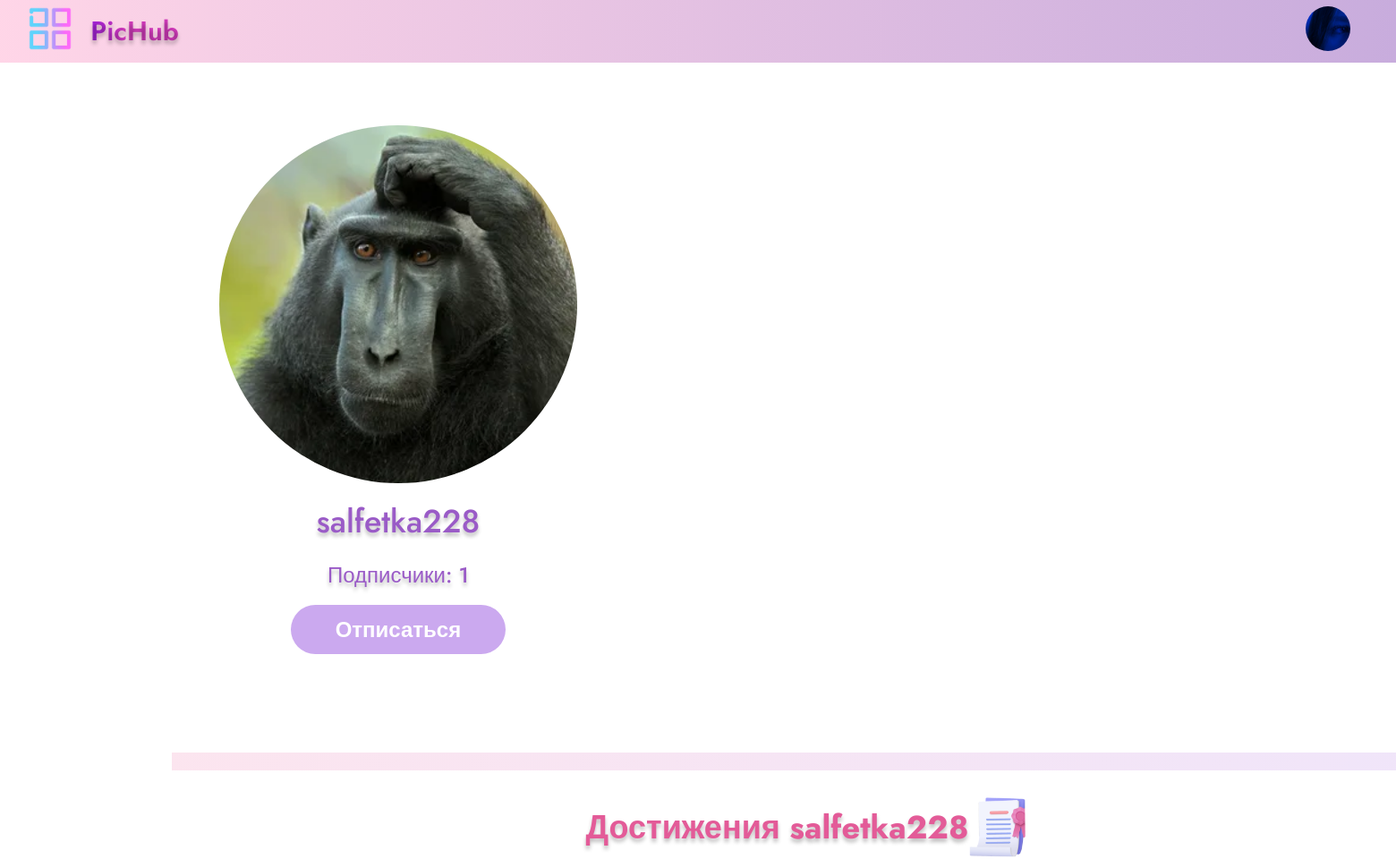
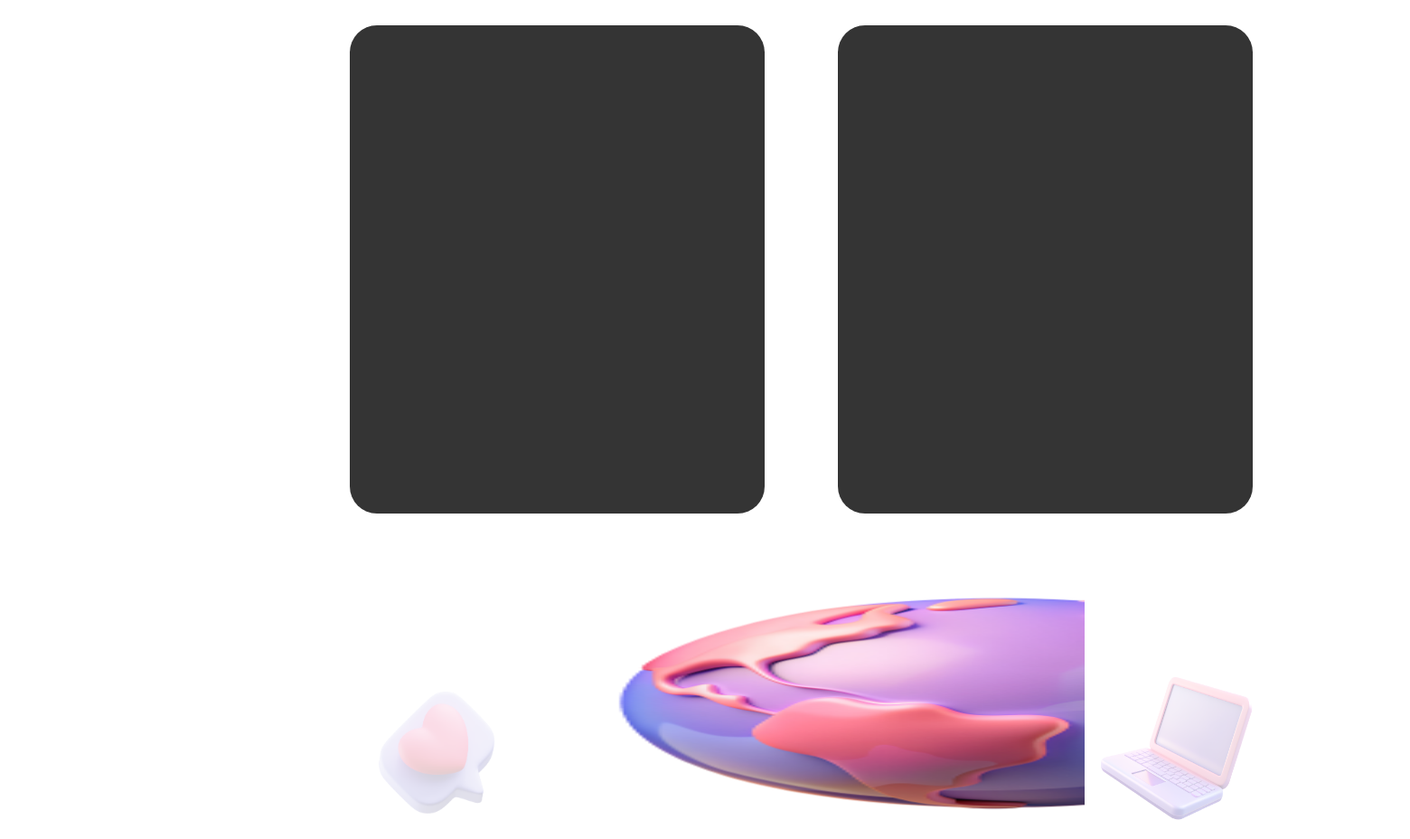
Before: /salfetka228 (signed in) with the older database file (2 pictures, top to bottom).
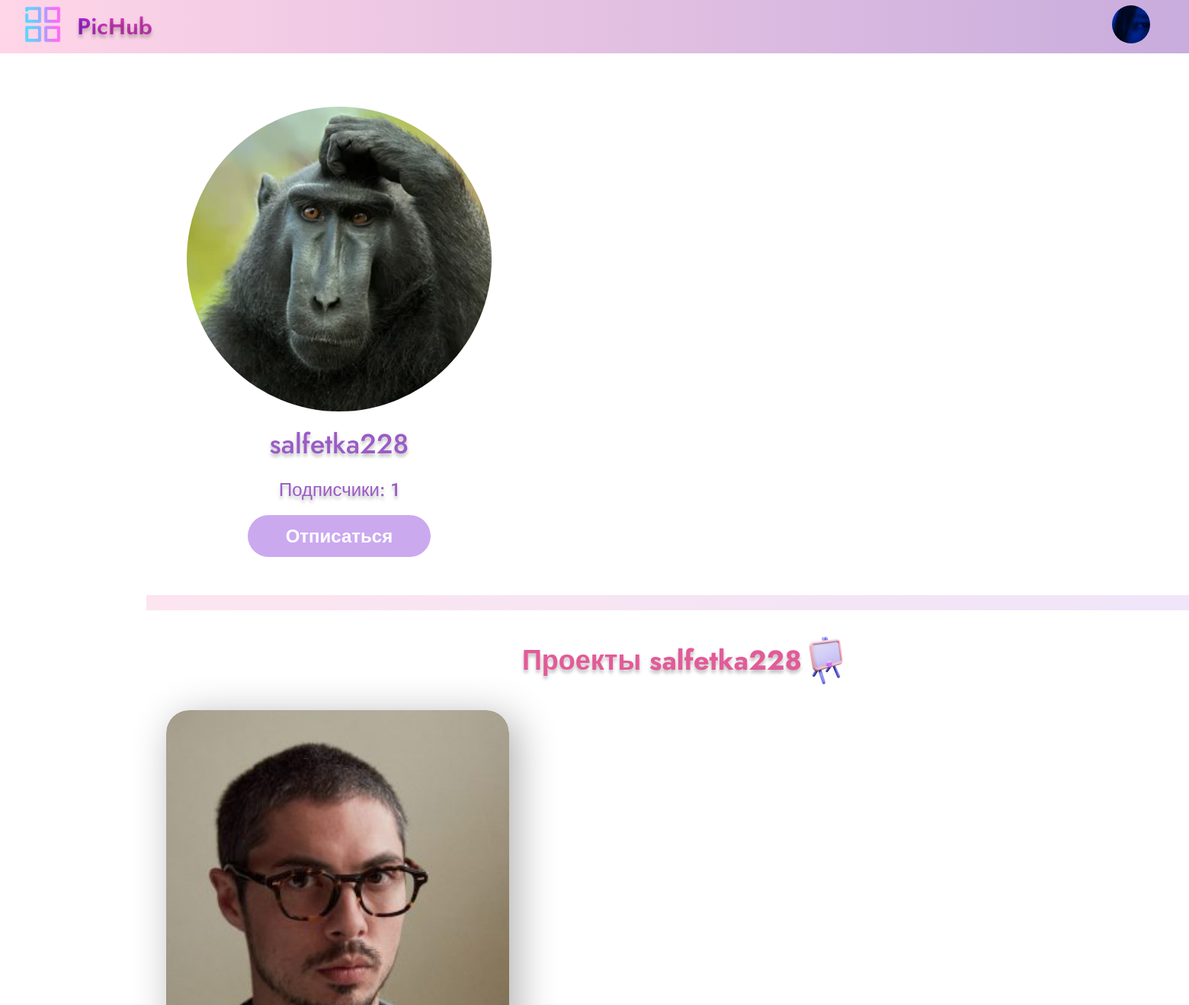
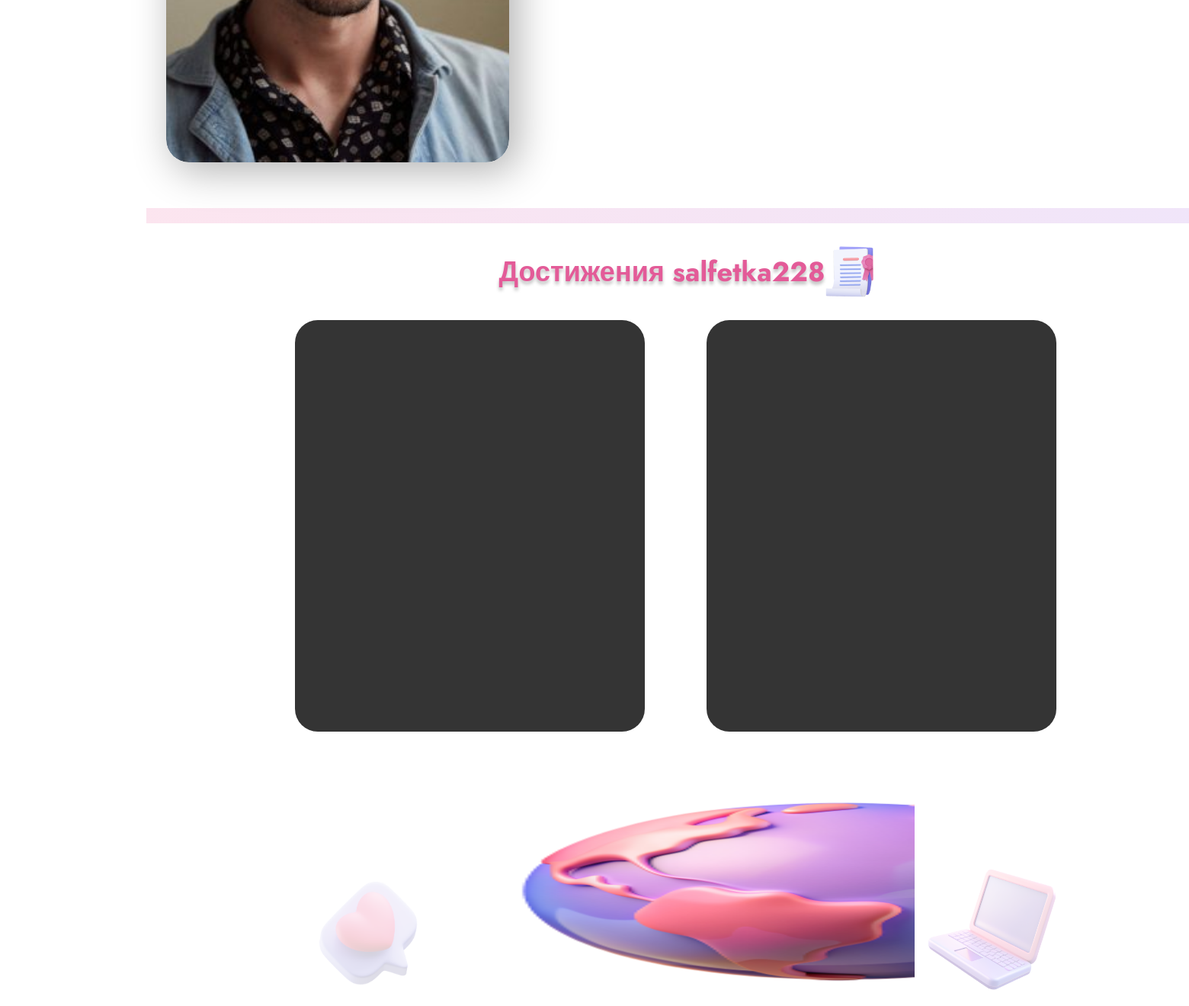
After: the same page with the newer database file (2 pictures, top to bottom).
### mysite/models.py (models this page shows, shortened)
class Profile(models.Model):
    user = models.OneToOneField(User, on_delete=models.CASCADE, related_name="profile", default=None, null=True)
    name = models.CharField("Имя", max_length=100, default="User", null=True, blank=True)
    telegram = models.CharField("Телеграм", max_length=50, blank=True, null=True, default="")
    register_date = models.DateField(default=localdate)
    photo = models.ImageField("Фото профиля", null=True, blank=True, upload_to="usersphotos/",
                              default='usersphotos/default.png')
    age = models.IntegerField("Возраст", default=18)
    organization = models.CharField("Организация", max_length=100,
                                     default="Самозанятый")
    followers = models.ManyToManyField(User, related_name='following')
    class Meta:
        verbose_name = 'профиль'
        verbose_name_plural = 'Профили'

class Project(models.Model):
    autor = models.ForeignKey(User, on_delete=models.PROTECT, related_name="projects")
    name = models.CharField("Название проекта", max_length=100, blank=False)
    is_private = models.BooleanField("Приватный", default=False)
    is_pinned = models.BooleanField("Закрепленный", default=False)
    created_date = models.DateField(default=localdate)
    description = models.TextField("Описание проекта", blank=True)
    comments = models.ManyToManyField(Comment, related_name='project', blank=True)
    collaborators = models.ManyToManyField(User, related_name='collaborators', blank=True)
    likes = models.ManyToManyField(User, blank=True, related_name="liked_projects")
    files = models.ManyToManyField(UploadedFile, blank=True)
    class Meta:
        verbose_name = 'проект'
        verbose_name_plural = 'Проекты'

class UploadedFile(models.Model):
    file = models.ImageField(upload_to='usersprojects/')
    uploaded_at = models.DateTimeField(auto_now_add=True)
    class Meta:
        verbose_name = 'файл'
        verbose_name_plural = 'Файлы'

### mysite/views.py (the view)
# urls.py: path('<str:name>', views.profile, name="profile"),
@login_required
def profile(request, name):
    if (name == 'admin' and request.user.is_superuser):
        return redirect('/admin/')
    if (request.user.username == name):
        prof = request.user
        pin_pined = Project.objects.filter(autor=prof, is_pinned=True)
        projects = Project.objects.filter(autor=prof, is_pinned=False)
    else:
        prof = User.objects.get(username=name)
        pin_pined = Project.objects.filter(autor=prof, is_pinned=True, is_private=False)
        projects = Project.objects.filter(autor=prof, is_pinned=False, is_private=False)
    data = {
        'user_profile': prof,
        'profile': Profile.objects.get(user=prof),
        'followers': prof.profile.followers.all(),
        'projects': projects,
        'pin_projects': pin_pined,
    }
    return render(request, "profile.html", data)

### mysite/templates/profile.html (shortened to what this page needs)
{% extends "base.html" %}
{% load static %}
{% block head %}
    <link rel="stylesheet" href="{% static 'css/profile.css' %}">
{% endblock %}
{% block content %}
<main>
    <section class="information_with_links">
        <section class="main-information-profile">
            <article class="about-me">
                <img src="/media/{{ user_profile.profile.photo }}">
                <p class="username">{{ user_profile.username }}</p>
                <p class="followers">Подписчики: {{ followers|length }}</p>
                {% if user.username == user_profile.username %}
                    <a href="{% url 'editprofile' %}">Редактировать профиль</a>
                {% else %}
                    {% if user in followers %}
                        <a href="{% url 'unfollow' user_profile.username %}">Отписаться</a>
                    {% else %}
                        <a href="{% url 'follow' user_profile.username %}">Подписаться</a>
                    {% endif %}
                {% endif %}
            </article>
        </section>
    </section>
    <section class="projects">
        {% if projects|length > 0 %}
        <section class="strip"></section>
        <h2>
            {% if user_profile.username == user.username %}
                Мои проекты
            {% else %}
                Проекты {{ user_profile.username }}
            {% endif %}
            <img src="{% static 'img/site_img/profile/board-right.png' %}" alt="">
        </h2>
        <section class="project-foto">
            {% for project in projects %}
                <a href="{% url 'project' project.autor.username project.name %}">
                    <article>
                        <img src="/media/{{ project.files.all.0.file }}">
                    </article>
                </a>
            {% endfor %}
        </section>
        {% endif %}
    </section>
    <section class="strip"></section>
    <section class="achievement">
        <h2>
            {% if user_profile.username == user.username %}
                Мои достижения
            {% else %}
                Достижения {{ user_profile.username }}
            {% endif %}
            <img src="{% static 'img/site_img/profile/document.png' %}" alt="">
        </h2>
        <section class="achievement-foto">
            <section class="content-achievement-foto">
                <article>
                </article>
                <article>
                </article>
            </section>
        </section>
    </section>
</main>
{% endblock %}

Changed rows visible on the page:
added Project: files.all.0.file (picture)
Other visible differences:
{{ user_profile.username }}: (not shown) → "salfetka228"
text now shown: "Проекты"
